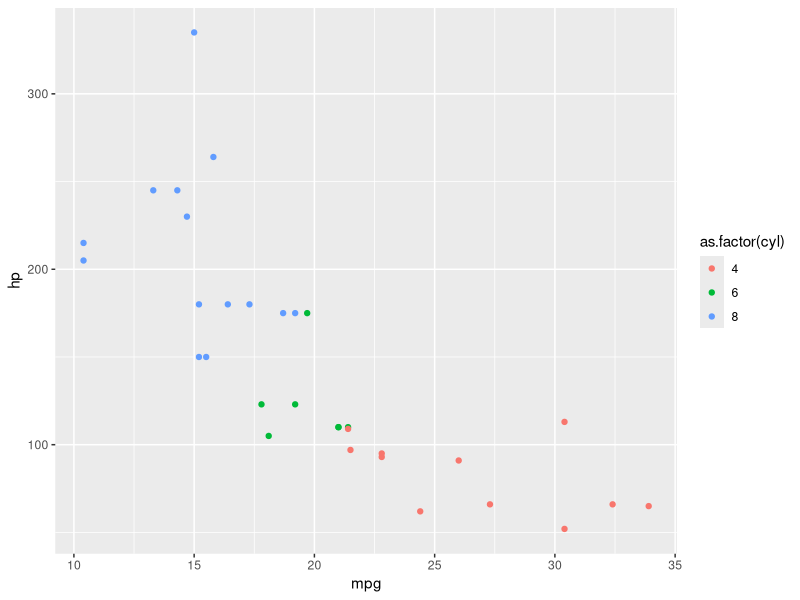

Generate this figure with R:
## ---- chunk 1
knitr::kable(head(mtcars),
             caption = "Top Rows of mtcars dataset")
## ---- chunk 2
library(dplyr)
m <- mtcars %>%
  select(mpg, cyl, hp)
summary(m)
## ---- chunk 3
library(ggplot2)
m %>% ggplot(aes(mpg,hp, colour=as.factor(cyl))) +
  geom_point()
